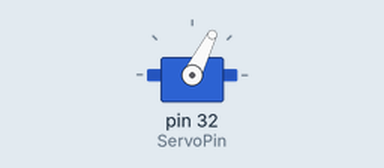
Simulated run of this program. Board: Raspberry Pi (header pin numbers). Parts: servo. Servo angles are drawn from the pulse width (0.5 ms = 0°, 2.5 ms = 180°); what the program prints to the terminal is not drawn.

Above: at 0.05 s.
Timing chart, 0 to 5.5 s (numbered marks = the images above):
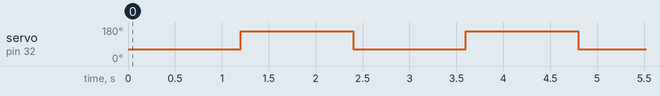

The program:

open-close.py
```python
#!/usr/bin/env python
# -*- coding: <encoding unicode > -*-

import time
import RPi.GPIO as GPIO

ServoPin = 32
GPIO.setmode(GPIO.BOARD)
GPIO.setup(ServoPin, GPIO.OUT)
Servo = GPIO.PWM(ServoPin, 25)
Servo.start(0)

def loop():
    while True:
        print('Open')
        SetAngle(0)
        time.sleep(1)
        print('Close')
        SetAngle(90)
        time.sleep(1)

def SetAngle(angle):
    duty = angle / 34 + 3
    GPIO.output(ServoPin, True)
    Servo.ChangeDutyCycle(duty)
    time.sleep(0.2)
    GPIO.output(ServoPin, False)
    Servo.ChangeDutyCycle(0)

def destroy():
    GPIO.cleanup()

if __name__ == '__main__':     # Program start from here
    try:
        loop()
        destroy()
    except KeyboardInterrupt:  # When 'Ctrl+C' is pressed, the destroy() will be  executed.
        destroy()
```

Measured:
- by itself, servo on pin 32 (ServoPin): alternates 158° for 1.2 s and 63° for 1.2 s
